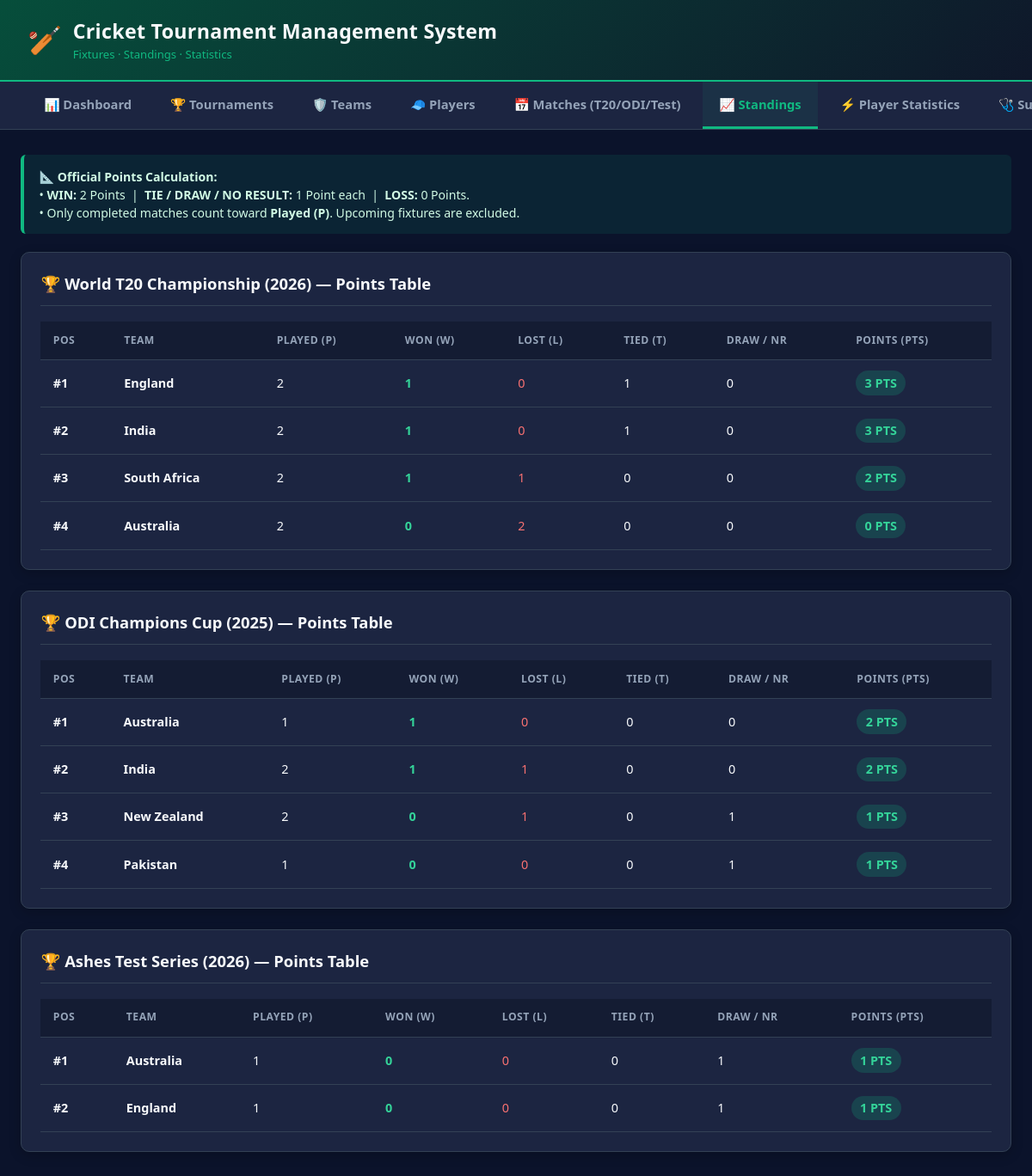
The app's page /index.php?page=standings with its own data.
### tables this page shows
CREATE TABLE IF NOT EXISTS tournaments (
    tournament_id   INT UNSIGNED NOT NULL AUTO_INCREMENT,
    tournament_name VARCHAR(150) NOT NULL,
    season          VARCHAR(20)  NOT NULL,
    start_date      DATE         NOT NULL,
    end_date        DATE         NOT NULL,
    PRIMARY KEY (tournament_id),
    CONSTRAINT chk_tournaments_dates CHECK (end_date >= start_date)
);

CREATE TABLE IF NOT EXISTS teams (
    team_id     INT UNSIGNED NOT NULL AUTO_INCREMENT,
    team_name   VARCHAR(100) NOT NULL,
    country     VARCHAR(100) NOT NULL,
    PRIMARY KEY (team_id),
    UNIQUE KEY uq_teams_name (team_name)
);

### app/Core/Controller.php (called while the page is built, shortened)
<?php
abstract class Controller
{
    protected function view(string $template, array $data = []): void
    {
        extract($data, EXTR_SKIP);
        require BASE_PATH . '/views/' . $template . '.php';
        require BASE_PATH . '/views/layout.php';
    }
}

### app/Controllers/StandingsController.php (called while the page is built, shortened)
<?php
final class StandingsController extends Controller
{
    public function index(): void
    {
        $stats = new StatsRepository();
        $this->view('standings', [
            'activePage' => 'standings',
            'standings'  => $stats->standingsGroupedByTournament(),
        ]);
    }
}

### public/index.php (called while the page is built, shortened)
<?php
require dirname(__DIR__) . '/app/autoload.php';
$pages = [
    'dashboard'   => [DashboardController::class, 'index'],
    'tournaments' => [TournamentController::class, 'index'],
    'teams'       => [TeamController::class, 'index'],
    'players'     => [PlayerController::class, 'index'],
    'matches'     => [MatchController::class, 'index'],
    'standings'   => [StandingsController::class, 'index'],
    'stats'       => [StatsController::class, 'index'],
    'staff'       => [StaffController::class, 'index'],
];
try {
    $page = (string) ($_GET['page'] ?? 'dashboard');
    [$class, $method] = $pages[$page];
    (new $class())->{$method}();
} catch (Throwable $error) {
    renderErrorPage($error);
}

### app/autoload.php (called while the page is built, shortened)
<?php
spl_autoload_register(function (string $class): void {
    $prefix = 'App\\';
    $relativeClass = substr($class, strlen($prefix));
    $file = BASE_PATH . '/app/' . str_replace('\\', '/', $relativeClass) . '.php';
});
function e($value): string
{
    return htmlspecialchars((string) $value, ENT_QUOTES, 'UTF-8');
}

### app/Repositories/StatsRepository.php (called while the page is built, shortened)
<?php
final class StatsRepository
{
    private PDO $db;
    public function __construct(?PDO $db = null)
    {
        $this->db = $db ?? Database::connect();
    }
    public function standings(): array
    {
        $stmt = $this->db->query(
            'SELECT tr.tournament_id,
                    tr.tournament_name,
                    tr.season,
                    t.team_id,
                    t.team_name,
                    COUNT(m.match_id) AS played,
                    SUM(CASE
                        WHEN m.result_type = \'WIN\' AND m.winner_team_id = t.team_id THEN 1
                        ELSE 0
                    END) AS won,
                    SUM(CASE
                        WHEN m.result_type = \'WIN\'
                         AND m.winner_team_id IS NOT NULL
                         AND m.winner_team_id <> t.team_id THEN 1
                        ELSE 0
                    END) AS lost,
                    SUM(CASE WHEN m.result_type = \'TIE\' THEN 1 ELSE 0 END) AS tied,
                    SUM(CASE
                        WHEN m.result_type IN (\'DRAW\', \'NO_RESULT\') THEN 1
                        ELSE 0
                    END) AS draw_nr,
                    SUM(CASE
                        WHEN m.result_type = \'WIN\' AND m.winner_team_id = t.team_id THEN 2
                        WHEN m.result_type IN (\'TIE\', \'DRAW\', \'NO_RESULT\') THEN 1
                        ELSE 0
                    END) AS points
             FROM tournamentteams tt
             JOIN tournaments tr ON tt.tournament_id = tr.tournament_id
             JOIN teams t        ON tt.team_id = t.team_id
             LEFT JOIN matches m
                    ON m.tournament_id = tr.tournament_id
                   AND m.match_status = \'Completed\'
                   AND (m.team1_id = t.team_id OR m.team2_id = t.team_id)
             GROUP BY tr.tournament_id, tr.tournament_name, tr.season,
                      t.team_id, t.team_name
             ORDER BY tr.tournament_id ASC, points DESC, won DESC, t.team_name ASC'
        );
        return $stmt->fetchAll();
    }
    public function standingsGroupedByTournament(): array
    {
        $groups = [];
        foreach ($this->standings() as $row) {
            $key = $row['tournament_name'] . ' (' . $row['season'] . ')';
            $groups[$key][] = $row;
        }
        return $groups;
    }
}

### config/config.php (called while the page is built)
<?php
return [
    'db' => [
        'host'    => getenv('DB_HOST') ?: 'localhost',
        'user'    => getenv('DB_USER') ?: 'root',
        'password' => getenv('DB_PASSWORD') ?: '',
        'name'    => getenv('DB_NAME') ?: 'cricket_tournament',
        'charset' => 'utf8mb4',
    ],
    'app' => [
        'name'  => 'Cricket Tournament Management System',
        'debug' => filter_var(getenv('APP_DEBUG') ?: '1', FILTER_VALIDATE_BOOLEAN),
    ],
];

### app/Core/Database.php (called while the page is built, shortened)
<?php
final class Database
{
    private static ?PDO $connection = null;
    public static function connect(): PDO
    {
        $config = self::config();
        $dsn = sprintf(
            'mysql:host=%s;dbname=%s;charset=%s',
            $config['host'],
            $config['name'],
            $config['charset']
        );
        try {
            self::$connection = new PDO($dsn, $config['user'], $config['password'], [
                PDO::ATTR_ERRMODE            => PDO::ERRMODE_EXCEPTION,
                PDO::ATTR_DEFAULT_FETCH_MODE => PDO::FETCH_ASSOC,
                PDO::ATTR_EMULATE_PREPARES   => false,
            ]);
        } catch (PDOException $e) {
            throw new RuntimeException(
                'Database connection failed: ' . $e->getMessage(),
                0,
                $e
            );
        }
        return self::$connection;
    }
    private static function config(): array
    {
        $config = require BASE_PATH . '/config/config.php';
        return $config['db'];
    }
}

### views/standings.php (the view, shortened to what this page needs)
<?php
$standings = $standings ?? [];
?>
<div class="info-box">
    <strong>📐 Official Points Calculation:</strong><br>
    • <strong>WIN:</strong> 2 Points &nbsp;|&nbsp;
    <strong>TIE / DRAW / NO RESULT:</strong> 1 Point each &nbsp;|&nbsp;
    <strong>LOSS:</strong> 0 Points.<br>
    • Only completed matches count toward <strong>Played (P)</strong>.
    Upcoming fixtures are excluded.
</div>
<?php foreach ($standings as $tournamentTitle => $rows): ?>
    <div class="card">
        <div class="card-header">
            <div class="card-title">🏆 <?= e($tournamentTitle) ?> — Points Table</div>
        </div>
        <div class="table-wrapper">
            <table>
                <thead>
                    <tr>
                        <th>Pos</th>
                        <th>Team</th>
                        <th>Played (P)</th>
                        <th>Won (W)</th>
                        <th>Lost (L)</th>
                        <th>Tied (T)</th>
                        <th>Draw / NR</th>
                        <th>Points (PTS)</th>
                    </tr>
                </thead>
                <tbody>
                    <?php $position = 0; ?>
                    <?php foreach ($rows as $row): $position++; ?>
                        <tr>
                            <td><strong>#<?= $position ?></strong></td>
                            <td><strong><?= e($row['team_name']) ?></strong></td>
                            <td><?= (int) $row['played'] ?></td>
                            <td style="color: #34d399; font-weight: 700;"><?= (int) $row['won'] ?></td>
                            <td style="color: #f87171;"><?= (int) $row['lost'] ?></td>
                            <td><?= (int) $row['tied'] ?></td>
                            <td><?= (int) $row['draw_nr'] ?></td>
                            <td>
                                <span class="badge badge-completed" style="font-size: 0.9rem;">
                                    <?= (int) $row['points'] ?> PTS
                                </span>
                            </td>
                        </tr>
                    <?php endforeach; ?>
                </tbody>
            </table>
        </div>
    </div>
<?php endforeach; ?>

### public/assets/css/style.css (style rules this page uses)
:root { --bg-dark: #0b132b; --bg-card: #1c2541; --bg-surface: #253256; --emerald: #10b981; --emerald-dark: #059669; --gold: #f59e0b; --text-light: #f8fafc; --text-muted: #94a3b8; --danger: #ef4444; --border: #334155; }
* { box-sizing: border-box; margin: 0; padding: 0; font-family: 'Segoe UI', system-ui, -apple-system, sans-serif; }
body { background-color: var(--bg-dark); color: var(--text-light); line-height: 1.5; min-height: 100vh; }
.card { background-color: var(--bg-card); border: 1px solid var(--border); border-radius: 10px; padding: 1.4rem; margin-bottom: 1.5rem; box-shadow: 0 4px 14px rgba(0, 0, 0, 0.2); }
.card-header { display: flex; justify-content: space-between; align-items: center; margin-bottom: 1.1rem; padding-bottom: 0.7rem; border-bottom: 1px solid var(--border); flex-wrap: wrap; gap: 0.8rem; }
.card-title { font-size: 1.15rem; font-weight: 700; color: var(--text-light); display: flex; align-items: center; gap: 0.5rem; }
.table-wrapper { overflow-x: auto; }
table { width: 100%; border-collapse: collapse; font-size: 0.9rem; }
th, td { padding: 0.8rem 0.9rem; text-align: left; border-bottom: 1px solid var(--border); }
th { background-color: rgba(15, 23, 42, 0.6); color: var(--text-muted); font-weight: 600; text-transform: uppercase; font-size: 0.76rem; letter-spacing: 0.5px; }
.badge { display: inline-block; padding: 0.22rem 0.65rem; border-radius: 999px; font-size: 0.75rem; font-weight: 700; text-transform: uppercase; }
.badge-completed { background: rgba(16, 185, 129, 0.2); color: #34d399; }
.info-box { background: rgba(16, 185, 129, 0.1); border-left: 4px solid var(--emerald); padding: 0.9rem 1.1rem; border-radius: 6px; margin-bottom: 1.3rem; font-size: 0.88rem; color: #d1fae5; }

### records on screen
tournaments: teams.team_name "England", played "2", won "1", lost "0", tied "1", draw_nr "0", points "3", teams.team_name "India", teams.team_name "South Africa", lost "1", tied "0", points "2", teams.team_name "Australia", won "0", lost "2", points "0"
tournaments: teams.team_name "Australia", played "1", won "1", lost "0", tied "0", draw_nr "0", points "2", teams.team_name "India", played "2", lost "1", teams.team_name "New Zealand", won "0", draw_nr "1", points "1", teams.team_name "Pakistan"
tournaments: teams.team_name "Australia", played "1", won "0", lost "0", tied "0", draw_nr "1", points "1", teams.team_name "England"

### other values on screen
$tabLabel "📊 Dashboard"
$tabLabel "🏆 Tournaments"
$tabLabel "🛡️ Teams"
$tabLabel "🧢 Players"
$tabLabel "📅 Matches (T20/ODI/Test)"
$tabLabel "📈 Standings"
$tabLabel "⚡ Player Statistics"
$tabLabel "🩺…"
$tournamentTitle "World T20 Championship (2026)"
$tournamentTitle "ODI Champions Cup (2025)"
$tournamentTitle "Ashes Test Series (2026)"
